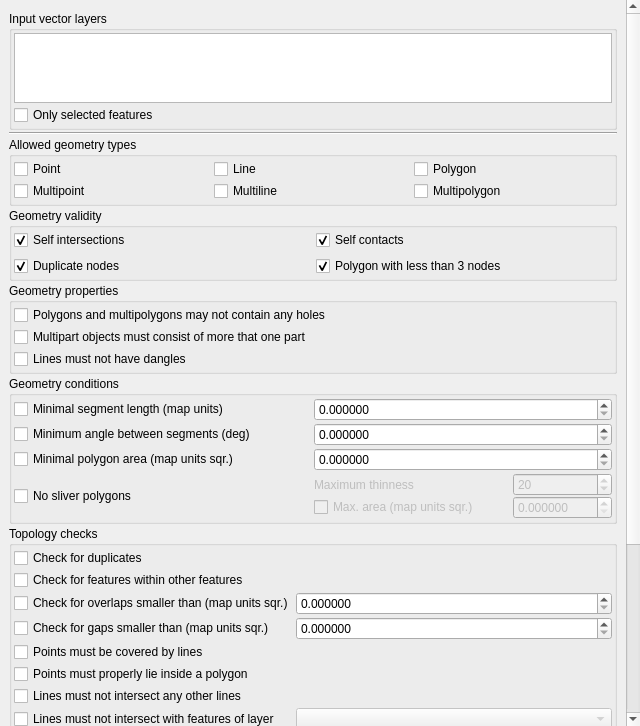
<?xml version="1.0" encoding="UTF-8"?>
<ui version="4.0">
 <class>QgsGeometryCheckerSetupTab</class>
 <widget class="QWidget" name="QgsGeometryCheckerSetupTab">
  <property name="geometry">
   <rect>
    <x>0</x>
    <y>0</y>
    <width>640</width>
    <height>726</height>
   </rect>
  </property>
  <property name="windowTitle">
   <string>Form</string>
  </property>
  <layout class="QGridLayout" name="gridLayout_7">
   <property name="leftMargin">
    <number>0</number>
   </property>
   <property name="topMargin">
    <number>0</number>
   </property>
   <property name="rightMargin">
    <number>0</number>
   </property>
   <property name="bottomMargin">
    <number>0</number>
   </property>
   <item row="0" column="0">
    <widget class="QgsVScrollArea" name="scrollArea">
     <property name="frameShape">
      <enum>QFrame::NoFrame</enum>
     </property>
     <property name="lineWidth">
      <number>1</number>
     </property>
     <property name="widgetResizable">
      <bool>true</bool>
     </property>
     <widget class="QWidget" name="scrollAreaWidgetContents">
      <property name="geometry">
       <rect>
        <x>0</x>
        <y>0</y>
        <width>626</width>
        <height>991</height>
       </rect>
      </property>
      <layout class="QGridLayout" name="gridLayout_4">
       <item row="0" column="0">
        <widget class="QWidget" name="widgetInputs" native="true">
         <layout class="QVBoxLayout" name="verticalLayout_5">
          <property name="spacing">
           <number>2</number>
          </property>
          <property name="leftMargin">
           <number>0</number>
          </property>
          <property name="topMargin">
           <number>2</number>
          </property>
          <property name="rightMargin">
           <number>0</number>
          </property>
          <property name="bottomMargin">
           <number>2</number>
          </property>
          <item>
           <widget class="QGroupBox" name="groupBoxInputLayers">
            <property name="title">
             <string>Input vector layers</string>
            </property>
            <property name="flat">
             <bool>true</bool>
            </property>
            <layout class="QVBoxLayout" name="verticalLayout">
             <property name="spacing">
              <number>2</number>
             </property>
             <property name="leftMargin">
              <number>2</number>
             </property>
             <property name="topMargin">
              <number>2</number>
             </property>
             <property name="rightMargin">
              <number>2</number>
             </property>
             <property name="bottomMargin">
              <number>2</number>
             </property>
             <item>
              <widget class="QListWidget" name="listWidgetInputLayers"/>
             </item>
             <item>
              <widget class="QCheckBox" name="checkBoxInputSelectedOnly">
               <property name="text">
                <string>Only selected features</string>
               </property>
              </widget>
             </item>
            </layout>
           </widget>
          </item>
          <item>
           <widget class="Line" name="line">
            <property name="orientation">
             <enum>Qt::Horizontal</enum>
            </property>
           </widget>
          </item>
          <item>
           <widget class="QGroupBox" name="groupBoxGeometryTypes">
            <property name="title">
             <string>Allowed geometry types</string>
            </property>
            <property name="flat">
             <bool>true</bool>
            </property>
            <layout class="QGridLayout" name="gridLayout">
             <property name="leftMargin">
              <number>2</number>
             </property>
             <property name="topMargin">
              <number>2</number>
             </property>
             <property name="rightMargin">
              <number>2</number>
             </property>
             <property name="bottomMargin">
              <number>2</number>
             </property>
             <property name="spacing">
              <number>2</number>
             </property>
             <item row="0" column="0">
              <widget class="QCheckBox" name="checkBoxPoint">
               <property name="text">
                <string>Point</string>
               </property>
              </widget>
             </item>
             <item row="1" column="0">
              <widget class="QCheckBox" name="checkBoxMultipoint">
               <property name="text">
                <string>Multipoint</string>
               </property>
              </widget>
             </item>
             <item row="0" column="1">
              <widget class="QCheckBox" name="checkBoxLine">
               <property name="text">
                <string>Line</string>
               </property>
              </widget>
             </item>
             <item row="1" column="1">
              <widget class="QCheckBox" name="checkBoxMultiline">
               <property name="text">
                <string>Multiline</string>
               </property>
              </widget>
             </item>
             <item row="0" column="2">
              <widget class="QCheckBox" name="checkBoxPolygon">
               <property name="text">
                <string>Polygon</string>
               </property>
              </widget>
             </item>
             <item row="1" column="2">
              <widget class="QCheckBox" name="checkBoxMultipolygon">
               <property name="text">
                <string>Multipolygon</string>
               </property>
              </widget>
             </item>
            </layout>
           </widget>
          </item>
          <item>
           <widget class="QGroupBox" name="groupBox_2">
            <property name="title">
             <string>Geometry validity</string>
            </property>
            <property name="flat">
             <bool>true</bool>
            </property>
            <layout class="QGridLayout" name="gridLayout_8">
             <property name="leftMargin">
              <number>2</number>
             </property>
             <property name="topMargin">
              <number>2</number>
             </property>
             <property name="rightMargin">
              <number>2</number>
             </property>
             <property name="bottomMargin">
              <number>2</number>
             </property>
             <item row="0" column="0">
              <widget class="QCheckBox" name="checkBoxSelfIntersections">
               <property name="text">
                <string>Self intersections</string>
               </property>
               <property name="checked">
                <bool>true</bool>
               </property>
              </widget>
             </item>
             <item row="1" column="0">
              <widget class="QCheckBox" name="checkBoxDuplicateNodes">
               <property name="text">
                <string>Duplicate nodes</string>
               </property>
               <property name="checked">
                <bool>true</bool>
               </property>
              </widget>
             </item>
             <item row="1" column="1">
              <widget class="QCheckBox" name="checkBoxDegeneratePolygon">
               <property name="text">
                <string>Polygon with less than 3 nodes</string>
               </property>
               <property name="checked">
                <bool>true</bool>
               </property>
              </widget>
             </item>
             <item row="0" column="1">
              <widget class="QCheckBox" name="checkBoxSelfContacts">
               <property name="text">
                <string>Self contacts</string>
               </property>
               <property name="checked">
                <bool>true</bool>
               </property>
              </widget>
             </item>
            </layout>
           </widget>
          </item>
          <item>
           <widget class="QGroupBox" name="groupBoxGeometryProperties">
            <property name="title">
             <string>Geometry properties</string>
            </property>
            <property name="flat">
             <bool>true</bool>
            </property>
            <layout class="QVBoxLayout" name="verticalLayout_2">
             <property name="spacing">
              <number>2</number>
             </property>
             <property name="leftMargin">
              <number>2</number>
             </property>
             <property name="topMargin">
              <number>2</number>
             </property>
             <property name="rightMargin">
              <number>2</number>
             </property>
             <property name="bottomMargin">
              <number>2</number>
             </property>
             <item>
              <widget class="QCheckBox" name="checkBoxNoHoles">
               <property name="text">
                <string>Polygons and multipolygons may not contain any holes</string>
               </property>
              </widget>
             </item>
             <item>
              <widget class="QCheckBox" name="checkBoxMultipart">
               <property name="text">
                <string>Multipart objects must consist of more that one part</string>
               </property>
              </widget>
             </item>
             <item>
              <widget class="QCheckBox" name="checkBoxDangle">
               <property name="text">
                <string>Lines must not have dangles</string>
               </property>
              </widget>
             </item>
            </layout>
           </widget>
          </item>
          <item>
           <widget class="QGroupBox" name="groupBoxGeometryConditions">
            <property name="title">
             <string>Geometry conditions</string>
            </property>
            <property name="flat">
             <bool>true</bool>
            </property>
            <layout class="QGridLayout" name="gridLayout_2">
             <property name="leftMargin">
              <number>2</number>
             </property>
             <property name="topMargin">
              <number>2</number>
             </property>
             <property name="rightMargin">
              <number>2</number>
             </property>
             <property name="bottomMargin">
              <number>2</number>
             </property>
             <property name="spacing">
              <number>2</number>
             </property>
             <item row="1" column="2">
              <widget class="QDoubleSpinBox" name="doubleSpinBoxAngle">
               <property name="decimals">
                <number>6</number>
               </property>
               <property name="maximum">
                <double>360.000000000000000</double>
               </property>
              </widget>
             </item>
             <item row="1" column="0">
              <widget class="QCheckBox" name="checkBoxAngle">
               <property name="text">
                <string>Minimum angle between segments (deg)</string>
               </property>
              </widget>
             </item>
             <item row="0" column="0">
              <widget class="QCheckBox" name="checkBoxSegmentLength">
               <property name="text">
                <string>Minimal segment length (map units)</string>
               </property>
              </widget>
             </item>
             <item row="2" column="2">
              <widget class="QDoubleSpinBox" name="doubleSpinBoxArea">
               <property name="decimals">
                <number>6</number>
               </property>
               <property name="maximum">
                <double>999999999.000000000000000</double>
               </property>
              </widget>
             </item>
             <item row="0" column="2">
              <widget class="QDoubleSpinBox" name="doubleSpinBoxSegmentLength">
               <property name="decimals">
                <number>6</number>
               </property>
               <property name="maximum">
                <double>999999999.000000000000000</double>
               </property>
              </widget>
             </item>
             <item row="2" column="0">
              <widget class="QCheckBox" name="checkBoxArea">
               <property name="text">
                <string>Minimal polygon area (map units sqr.)</string>
               </property>
              </widget>
             </item>
             <item row="3" column="0">
              <widget class="QCheckBox" name="checkBoxSliverPolygons">
               <property name="text">
                <string>No sliver polygons</string>
               </property>
              </widget>
             </item>
             <item row="3" column="2">
              <widget class="QWidget" name="widgetSliverThreshold" native="true">
               <property name="enabled">
                <bool>false</bool>
               </property>
               <layout class="QGridLayout" name="gridLayout_6">
                <property name="leftMargin">
                 <number>0</number>
                </property>
                <property name="topMargin">
                 <number>0</number>
                </property>
                <property name="rightMargin">
                 <number>0</number>
                </property>
                <property name="bottomMargin">
                 <number>0</number>
                </property>
                <property name="spacing">
                 <number>0</number>
                </property>
                <item row="1" column="2">
                 <widget class="QDoubleSpinBox" name="doubleSpinBoxSliverArea">
                  <property name="enabled">
                   <bool>false</bool>
                  </property>
                  <property name="decimals">
                   <number>6</number>
                  </property>
                  <property name="maximum">
                   <double>1000.000000000000000</double>
                  </property>
                 </widget>
                </item>
                <item row="0" column="0">
                 <widget class="QLabel" name="labelSliverThinness">
                  <property name="sizePolicy">
                   <sizepolicy hsizetype="Maximum" vsizetype="Preferred">
                    <horstretch>0</horstretch>
                    <verstretch>0</verstretch>
                   </sizepolicy>
                  </property>
                  <property name="text">
                   <string>Maximum thinness</string>
                  </property>
                 </widget>
                </item>
                <item row="0" column="1">
                 <widget class="QLabel" name="labelSliverThinnessHelp">
                  <property name="toolTip">
                   <string>&lt;html&gt;&lt;head/&gt;&lt;body&gt;&lt;p&gt;Thinness is the ratio between the area of the minimum square containing the polygon and the area of the polygon itself. A square has thinness 1. Default: 20.&lt;/p&gt;&lt;/body&gt;&lt;/html&gt;</string>
                  </property>
                  <property name="pixmap">
                   <pixmap resource="pluginres.qrc">:/geometrychecker/icons/tooltip.png</pixmap>
                  </property>
                  <property name="scaledContents">
                   <bool>false</bool>
                  </property>
                 </widget>
                </item>
                <item row="0" column="2">
                 <widget class="QDoubleSpinBox" name="doubleSpinBoxSliverThinness">
                  <property name="decimals">
                   <number>0</number>
                  </property>
                  <property name="minimum">
                   <double>1.000000000000000</double>
                  </property>
                  <property name="maximum">
                   <double>10000.000000000000000</double>
                  </property>
                  <property name="value">
                   <double>20.000000000000000</double>
                  </property>
                 </widget>
                </item>
                <item row="1" column="0" colspan="2">
                 <widget class="QCheckBox" name="checkBoxSliverArea">
                  <property name="text">
                   <string>Max. area (map units sqr.)</string>
                  </property>
                 </widget>
                </item>
               </layout>
              </widget>
             </item>
            </layout>
           </widget>
          </item>
          <item>
           <widget class="QGroupBox" name="groupBoxTopology">
            <property name="title">
             <string>Topology checks</string>
            </property>
            <property name="flat">
             <bool>true</bool>
            </property>
            <layout class="QGridLayout" name="gridLayout_3">
             <property name="leftMargin">
              <number>2</number>
             </property>
             <property name="topMargin">
              <number>2</number>
             </property>
             <property name="rightMargin">
              <number>2</number>
             </property>
             <property name="bottomMargin">
              <number>2</number>
             </property>
             <property name="spacing">
              <number>2</number>
             </property>
             <item row="3" column="0">
              <widget class="QCheckBox" name="checkBoxGaps">
               <property name="sizePolicy">
                <sizepolicy hsizetype="Maximum" vsizetype="Fixed">
                 <horstretch>0</horstretch>
                 <verstretch>0</verstretch>
                </sizepolicy>
               </property>
               <property name="text">
                <string>Check for gaps smaller than (map units sqr.)</string>
               </property>
              </widget>
             </item>
             <item row="2" column="0">
              <widget class="QCheckBox" name="checkBoxOverlaps">
               <property name="sizePolicy">
                <sizepolicy hsizetype="Maximum" vsizetype="Fixed">
                 <horstretch>0</horstretch>
                 <verstretch>0</verstretch>
                </sizepolicy>
               </property>
               <property name="text">
                <string>Check for overlaps smaller than (map units sqr.)</string>
               </property>
              </widget>
             </item>
             <item row="6" column="0">
              <widget class="QCheckBox" name="checkLineIntersection">
               <property name="text">
                <string>Lines must not intersect any other lines</string>
               </property>
              </widget>
             </item>
             <item row="0" column="0">
              <widget class="QCheckBox" name="checkBoxDuplicates">
               <property name="text">
                <string>Check for duplicates</string>
               </property>
              </widget>
             </item>
             <item row="1" column="0">
              <widget class="QCheckBox" name="checkBoxCovered">
               <property name="text">
                <string>Check for features within other features</string>
               </property>
              </widget>
             </item>
             <item row="3" column="1">
              <widget class="QDoubleSpinBox" name="doubleSpinBoxGapArea">
               <property name="decimals">
                <number>6</number>
               </property>
               <property name="maximum">
                <double>999999999.000000000000000</double>
               </property>
              </widget>
             </item>
             <item row="9" column="0" colspan="2">
              <widget class="QLabel" name="label">
               <property name="text">
                <string>&lt;i&gt;Note: Topology checks are performed in the current map CRS.&lt;/i&gt;</string>
               </property>
              </widget>
             </item>
             <item row="2" column="1">
              <widget class="QDoubleSpinBox" name="doubleSpinBoxOverlapArea">
               <property name="decimals">
                <number>6</number>
               </property>
               <property name="maximum">
                <double>999999999.000000000000000</double>
               </property>
              </widget>
             </item>
             <item row="4" column="0">
              <widget class="QCheckBox" name="checkPointCoveredByLine">
               <property name="text">
                <string>Points must be covered by lines</string>
               </property>
              </widget>
             </item>
             <item row="5" column="0">
              <widget class="QCheckBox" name="checkPointInPolygon">
               <property name="text">
                <string>Points must properly lie inside a polygon</string>
               </property>
              </widget>
             </item>
             <item row="7" column="0">
              <widget class="QCheckBox" name="checkLineLayerIntersection">
               <property name="text">
                <string>Lines must not intersect with features of layer</string>
               </property>
              </widget>
             </item>
             <item row="7" column="1">
              <widget class="QComboBox" name="comboLineLayerIntersection">
               <property name="enabled">
                <bool>false</bool>
               </property>
              </widget>
             </item>
            </layout>
           </widget>
          </item>
          <item>
           <widget class="Line" name="line_2">
            <property name="orientation">
             <enum>Qt::Horizontal</enum>
            </property>
           </widget>
          </item>
          <item>
           <layout class="QGridLayout" name="gridLayout_10">
            <property name="leftMargin">
             <number>2</number>
            </property>
            <property name="topMargin">
             <number>2</number>
            </property>
            <property name="rightMargin">
             <number>2</number>
            </property>
            <property name="bottomMargin">
             <number>2</number>
            </property>
            <item row="0" column="1">
             <widget class="QSpinBox" name="spinBoxTolerance">
              <property name="prefix">
               <string notr="true">1E-</string>
              </property>
              <property name="minimum">
               <number>3</number>
              </property>
              <property name="maximum">
               <number>16</number>
              </property>
              <property name="value">
               <number>8</number>
              </property>
             </widget>
            </item>
            <item row="0" column="0">
             <widget class="QLabel" name="labelTolerance">
              <property name="text">
               <string>Tolerance</string>
              </property>
             </widget>
            </item>
           </layout>
          </item>
          <item>
           <widget class="Line" name="line_3">
            <property name="orientation">
             <enum>Qt::Horizontal</enum>
            </property>
           </widget>
          </item>
          <item>
           <widget class="QGroupBox" name="groupBoxOutputLayers">
            <property name="title">
             <string>Output vector layers</string>
            </property>
            <property name="flat">
             <bool>true</bool>
            </property>
            <layout class="QGridLayout" name="gridLayout_5">
             <property name="leftMargin">
              <number>2</number>
             </property>
             <property name="topMargin">
              <number>2</number>
             </property>
             <property name="rightMargin">
              <number>2</number>
             </property>
             <property name="bottomMargin">
              <number>2</number>
             </property>
             <property name="spacing">
              <number>2</number>
             </property>
             <item row="1" column="0">
              <widget class="QRadioButton" name="radioButtonOutputNew">
               <property name="text">
                <string>Create &amp;new layers</string>
               </property>
               <property name="checked">
                <bool>true</bool>
               </property>
               <attribute name="buttonGroup">
                <string notr="true">buttonGroupOutput</string>
               </attribute>
              </widget>
             </item>
             <item row="0" column="0" colspan="3">
              <widget class="QRadioButton" name="radioButtonOutputModifyInput">
               <property name="text">
                <string>&amp;Modify input layers</string>
               </property>
               <attribute name="buttonGroup">
                <string notr="true">buttonGroupOutput</string>
               </attribute>
              </widget>
             </item>
             <item row="1" column="1">
              <widget class="QFrame" name="frameOutput">
               <property name="frameShape">
                <enum>QFrame::StyledPanel</enum>
               </property>
               <property name="frameShadow">
                <enum>QFrame::Raised</enum>
               </property>
               <layout class="QGridLayout" name="gridLayout_9">
                <property name="leftMargin">
                 <number>2</number>
                </property>
                <property name="topMargin">
                 <number>2</number>
                </property>
                <property name="rightMargin">
                 <number>2</number>
                </property>
                <property name="bottomMargin">
                 <number>2</number>
                </property>
                <property name="spacing">
                 <number>2</number>
                </property>
                <item row="0" column="0">
                 <widget class="QLabel" name="labelOutputFormat">
                  <property name="text">
                   <string>Format:</string>
                  </property>
                 </widget>
                </item>
                <item row="1" column="0">
                 <widget class="QLabel" name="labelOutputDirectory">
                  <property name="text">
                   <string>Output directory:</string>
                  </property>
                 </widget>
                </item>
                <item row="1" column="1">
                 <widget class="QLineEdit" name="lineEditOutputDirectory">
                  <property name="readOnly">
                   <bool>true</bool>
                  </property>
                 </widget>
                </item>
                <item row="1" column="2">
                 <widget class="QPushButton" name="pushButtonOutputDirectory">
                  <property name="text">
                   <string>Browse</string>
                  </property>
                 </widget>
                </item>
                <item row="0" column="1" colspan="2">
                 <widget class="QComboBox" name="comboBoxOutputFormat"/>
                </item>
                <item row="2" column="0">
                 <widget class="QLabel" name="labelFilenamePrefix">
                  <property name="text">
                   <string>Filename prefix:</string>
                  </property>
                 </widget>
                </item>
                <item row="2" column="1" colspan="2">
                 <widget class="QLineEdit" name="lineEditFilenamePrefix">
                  <property name="text">
                   <string/>
                  </property>
                 </widget>
                </item>
               </layout>
              </widget>
             </item>
            </layout>
           </widget>
          </item>
         </layout>
         <zorder>groupBoxInputLayers</zorder>
         <zorder>groupBox_2</zorder>
         <zorder>groupBoxGeometryConditions</zorder>
         <zorder>line</zorder>
         <zorder>groupBoxGeometryProperties</zorder>
         <zorder>groupBoxTopology</zorder>
         <zorder>groupBoxOutputLayers</zorder>
         <zorder>line_2</zorder>
         <zorder>line_3</zorder>
         <zorder>groupBoxGeometryTypes</zorder>
        </widget>
       </item>
       <item row="1" column="0">
        <widget class="QWidget" name="widgetProgress" native="true">
         <layout class="QHBoxLayout" name="horizontalLayout">
          <property name="spacing">
           <number>0</number>
          </property>
          <property name="leftMargin">
           <number>0</number>
          </property>
          <property name="topMargin">
           <number>0</number>
          </property>
          <property name="rightMargin">
           <number>0</number>
          </property>
          <property name="bottomMargin">
           <number>0</number>
          </property>
          <item>
           <widget class="QProgressBar" name="progressBar">
            <property name="value">
             <number>24</number>
            </property>
           </widget>
          </item>
          <item>
           <widget class="QLabel" name="labelStatus">
            <property name="text">
             <string/>
            </property>
           </widget>
          </item>
          <item>
           <widget class="QDialogButtonBox" name="buttonBox">
            <property name="standardButtons">
             <set>QDialogButtonBox::NoButton</set>
            </property>
           </widget>
          </item>
         </layout>
        </widget>
       </item>
      </layout>
     </widget>
    </widget>
   </item>
  </layout>
 </widget>
 <customwidgets>
  <customwidget>
   <class>QgsVScrollArea</class>
   <extends>QScrollArea</extends>
   <header>qgsvscrollarea.h</header>
   <container>1</container>
  </customwidget>
 </customwidgets>
 <tabstops>
  <tabstop>scrollArea</tabstop>
  <tabstop>checkBoxInputSelectedOnly</tabstop>
  <tabstop>checkBoxSelfIntersections</tabstop>
  <tabstop>checkBoxDuplicateNodes</tabstop>
  <tabstop>checkBoxPoint</tabstop>
  <tabstop>checkBoxMultipoint</tabstop>
  <tabstop>checkBoxLine</tabstop>
  <tabstop>checkBoxMultiline</tabstop>
  <tabstop>checkBoxPolygon</tabstop>
  <tabstop>checkBoxMultipolygon</tabstop>
  <tabstop>checkBoxNoHoles</tabstop>
  <tabstop>checkBoxMultipart</tabstop>
  <tabstop>checkBoxSegmentLength</tabstop>
  <tabstop>doubleSpinBoxSegmentLength</tabstop>
  <tabstop>checkBoxAngle</tabstop>
  <tabstop>doubleSpinBoxAngle</tabstop>
  <tabstop>checkBoxArea</tabstop>
  <tabstop>doubleSpinBoxArea</tabstop>
  <tabstop>checkBoxSliverPolygons</tabstop>
  <tabstop>doubleSpinBoxSliverThinness</tabstop>
  <tabstop>checkBoxSliverArea</tabstop>
  <tabstop>doubleSpinBoxSliverArea</tabstop>
  <tabstop>checkBoxDuplicates</tabstop>
  <tabstop>checkBoxCovered</tabstop>
  <tabstop>checkBoxOverlaps</tabstop>
  <tabstop>doubleSpinBoxOverlapArea</tabstop>
  <tabstop>checkBoxGaps</tabstop>
  <tabstop>doubleSpinBoxGapArea</tabstop>
  <tabstop>spinBoxTolerance</tabstop>
  <tabstop>radioButtonOutputModifyInput</tabstop>
  <tabstop>radioButtonOutputNew</tabstop>
 </tabstops>
 <resources>
  <include location="pluginres.qrc"/>
 </resources>
 <connections/>
 <buttongroups>
  <buttongroup name="buttonGroupOutput"/>
 </buttongroups>
</ui>
